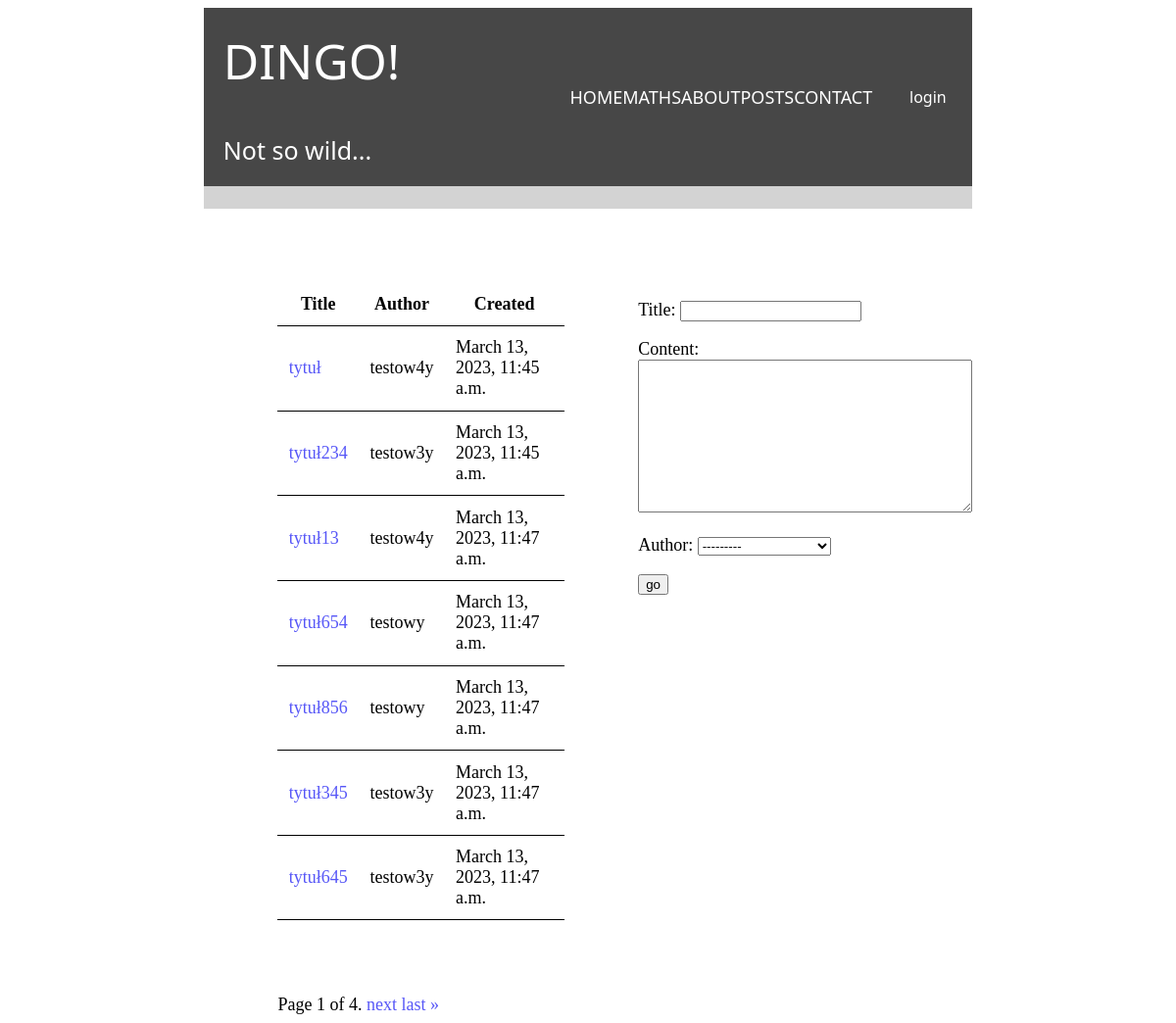
/posts/list, run on the app's committed database.
### posts/models.py (models this page shows)
class Post(models.Model):
   title = models.CharField(max_length=30)
   content = models.TextField()
   created = models.DateTimeField(auto_now_add=True)
   modified = models.DateTimeField(auto_now=True)
   author = models.ForeignKey('posts.Author',
                                 on_delete=models.CASCADE,
                                 null=False,
                                 blank=False
                                 )

class Author(models.Model):
   nick = models.CharField(max_length=30)
   email = models.EmailField(default='author@example.com')
   bio = models.TextField(blank=True)
   def __str__(self):
      return f"{self.nick}"

### posts/views.py (the view, shortened to what this page needs)
# urls.py: path('posts/list', posts_list, name='posts_list'),
def posts_list(request):
    posts_list = Post.objects.all()
    form = PostForm()
    paginator = Paginator(posts_list, 7)
    page_number = request.GET.get('page')
    posts_list = paginator.get_page(page_number)
    return render(
       request=request,
       template_name="posts/posts_list.html",
       context={"posts_list": posts_list,
                'form':form
                }
   )

### posts/forms.py
class PostForm(forms.ModelForm):
    class Meta:
        model = Post
        fields = "__all__"

### posts/templates/posts/posts_list.html (shortened to what this page needs)
{% extends 'greetings/main.html' %}
{% load django_bootstrap_breadcrumbs %}
{% load static %}
{% block local_styles %}<link rel="stylesheet" type="text/css" href="{% static 'posts/css/style_posts.css' %}">{% endblock %}
{% block content %}
<div class="content">
    <div class="content2">
        <div class ="table">
            <table>
                <tr>
                    <th>Title</th>
                    <th>Author</th>
                    <th>Created</th>
                </tr>
                {% for p in posts_list %}
                <tr>
                    <td><a class="result" href="{% url "posts:post_details" p.id %}" class="text">{{ p.title }}</a></td>
                    <td>{{ p.author }}</td>
                    <td>{{ p.created }}</td>
                </tr>
                {% endfor %}
            </table>
        </div>
        <div class="table">
            <span>
                <span>
                    Page {{ posts_list.number }} of {{ posts_list.paginator.num_pages }}.
                </span>
                {% if posts_list.has_next %}
                    <a class="result" href="?page={{ posts_list.next_page_number }}" class="black">next</a>
                    <a class="result" href="?page={{ posts_list.paginator.num_pages }}" class="black">last »</a>
                {% endif %}
            </span>
        </div>
    </div>
    <div class="content2">
        <form class = "table" method="post">
        {{ form.as_p }}
        <input type="submit" value="go">
    </form>
    </div>
</div>
{% endblock %}

### greetings/static/greetings/css/style_main.css (style rules this page uses)
body { margin-left: 5.5cm; margin-right: 5.5cm; }
.table { color: black; font-size: large; padding-top: 2cm; padding-left:2cm; }

### posts/static/posts/css/style_posts.css (style rules this page uses)
.content { display: flex; }
.content2 { flex: 1; }
.table { color: black; font-size:large; padding-top: 2cm; padding-left:2cm; }
.result { color: rgb(87, 87, 247); text-decoration: none; }
table { border-bottom: 1px solid; border-collapse: collapse; }
td, th { padding: 0.3cm; border-bottom: 1px solid; border-collapse: collapse; }

### data on the page
Post: title "tytuł", author "testow4y", created "March 13, 2023, 11:45 a.m."
Post: title "tytuł234", author "testow3y", created "March 13, 2023, 11:45 a.m."
Post: title "tytuł13", author "testow4y", created "March 13, 2023, 11:47 a.m."
Post: title "tytuł654", author "testowy", created "March 13, 2023, 11:47 a.m."
Post: title "tytuł856", author "testowy", created "March 13, 2023, 11:47 a.m."
Post: title "tytuł345", author "testow3y", created "March 13, 2023, 11:47 a.m."
Post: title "tytuł645", author "testow3y", created "March 13, 2023, 11:47 a.m."

### other printed values
{{ posts_list.number }} "1"
{{ posts_list.paginator.num_pages }} "4"
